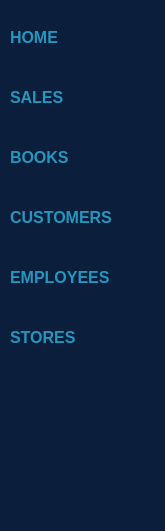
     <widget class="QFrame" name="frm_header_2">
      <property name="geometry">
       <rect>
        <x>0</x>
        <y>58</y>
        <width>165</width>
        <height>531</height>
       </rect>
      </property>
      <property name="minimumSize">
       <size>
        <width>165</width>
        <height>0</height>
       </size>
      </property>
      <property name="maximumSize">
       <size>
        <width>165</width>
        <height>16777215</height>
       </size>
      </property>
      <property name="styleSheet">
       <string notr="true">/* FRAME STYLE */

QFrame{
	background-color:#0b1e3b;
	border-top-left-radius: 0px;
	border-top-right-radius: 0px;
	border-bottom-left-radius: 20px;
	border-bottom-right-radius: 0px;
}

/* BUTTON STYLE */
QPushButton{
	background-color: #0b1e3b;
	color: #2596be;
	border-radius: 5px;
	padding: 8px 10px; /* Adjust the padding for the pop-up effect */
	box-shadow: 2px 2px 5px rgba(0, 0, 0, 0.2); /* Add a box shadow for the pop-up effect */
    text-align: left;
}

QPushButton:hover{
	background-color: qlineargradient(spread:pad, x1:0, y1:0.505682, x2:1, y2:0.477, stop:0 rgba(37, 150, 190, 200), stop:1 rgba(85, 98, 112, 226));
}

QPushButton:pressed{
	padding-left: 8px;
	padding-top: 10px;
	background-color: rgba(105, 118, 132, 200);
	box-shadow: none; /* Remove the box shadow when pressed */
}
</string>
      </property>
      <property name="frameShape">
       <enum>QFrame::StyledPanel</enum>
      </property>
      <property name="frameShadow">
       <enum>QFrame::Raised</enum>
      </property>
      <widget class="QPushButton" name="pushButton">
       <property name="geometry">
        <rect>
         <x>0</x>
         <y>10</y>
         <width>165</width>
         <height>55</height>
        </rect>
       </property>
       <property name="minimumSize">
        <size>
         <width>165</width>
         <height>55</height>
        </size>
       </property>
       <property name="maximumSize">
        <size>
         <width>165</width>
         <height>55</height>
        </size>
       </property>
       <property name="font">
        <font>
         <pointsize>12</pointsize>
         <weight>75</weight>
         <bold>true</bold>
        </font>
       </property>
       <property name="cursor">
        <cursorShape>PointingHandCursor</cursorShape>
       </property>
       <property name="contextMenuPolicy">
        <enum>Qt::NoContextMenu</enum>
       </property>
       <property name="text">
        <string>HOME</string>
       </property>
       <property name="icon">
        <iconset resource="bookstore.qrc">
         <normaloff>:/Icons/home.svg</normaloff>:/Icons/home.svg</iconset>
       </property>
       <property name="iconSize">
        <size>
         <width>40</width>
         <height>40</height>
        </size>
       </property>
      </widget>
      <widget class="QPushButton" name="pushButton_2">
       <property name="geometry">
        <rect>
         <x>0</x>
         <y>70</y>
         <width>165</width>
         <height>55</height>
        </rect>
       </property>
       <property name="minimumSize">
        <size>
         <width>165</width>
         <height>55</height>
        </size>
       </property>
       <property name="maximumSize">
        <size>
         <width>165</width>
         <height>55</height>
        </size>
       </property>
       <property name="font">
        <font>
         <pointsize>12</pointsize>
         <weight>75</weight>
         <bold>true</bold>
        </font>
       </property>
       <property name="cursor">
        <cursorShape>PointingHandCursor</cursorShape>
       </property>
       <property name="text">
        <string>SALES</string>
       </property>
       <property name="icon">
        <iconset resource="bookstore.qrc">
         <normaloff>:/Icons/activity.svg</normaloff>:/Icons/activity.svg</iconset>
       </property>
       <property name="iconSize">
        <size>
         <width>40</width>
         <height>40</height>
        </size>
       </property>
      </widget>
      <widget class="QPushButton" name="pushButton_3">
       <property name="geometry">
        <rect>
         <x>0</x>
         <y>130</y>
         <width>165</width>
         <height>55</height>
        </rect>
       </property>
       <property name="minimumSize">
        <size>
         <width>165</width>
         <height>55</height>
        </size>
       </property>
       <property name="maximumSize">
        <size>
         <width>165</width>
         <height>55</height>
        </size>
       </property>
       <property name="font">
        <font>
         <pointsize>12</pointsize>
         <weight>75</weight>
         <bold>true</bold>
        </font>
       </property>
       <property name="cursor">
        <cursorShape>PointingHandCursor</cursorShape>
       </property>
       <property name="text">
        <string>BOOKS</string>
       </property>
       <property name="icon">
        <iconset resource="bookstore.qrc">
         <normaloff>:/Icons/book.svg</normaloff>:/Icons/book.svg</iconset>
       </property>
       <property name="iconSize">
        <size>
         <width>40</width>
         <height>40</height>
        </size>
       </property>
      </widget>
      <widget class="QPushButton" name="pushButton_4">
       <property name="geometry">
        <rect>
         <x>0</x>
         <y>190</y>
         <width>165</width>
         <height>55</height>
        </rect>
       </property>
       <property name="minimumSize">
        <size>
         <width>165</width>
         <height>55</height>
        </size>
       </property>
       <property name="maximumSize">
        <size>
         <width>165</width>
         <height>55</height>
        </size>
       </property>
       <property name="font">
        <font>
         <pointsize>12</pointsize>
         <weight>75</weight>
         <bold>true</bold>
        </font>
       </property>
       <property name="cursor">
        <cursorShape>PointingHandCursor</cursorShape>
       </property>
       <property name="text">
        <string>CUSTOMERS</string>
       </property>
       <property name="icon">
        <iconset resource="bookstore.qrc">
         <normaloff>:/Icons/shopping-cart.svg</normaloff>:/Icons/shopping-cart.svg</iconset>
       </property>
       <property name="iconSize">
        <size>
         <width>40</width>
         <height>40</height>
        </size>
       </property>
      </widget>
      <widget class="QPushButton" name="pushButton_5">
       <property name="geometry">
        <rect>
         <x>0</x>
         <y>250</y>
         <width>165</width>
         <height>55</height>
        </rect>
       </property>
       <property name="minimumSize">
        <size>
         <width>165</width>
         <height>55</height>
        </size>
       </property>
       <property name="maximumSize">
        <size>
         <width>165</width>
         <height>55</height>
        </size>
       </property>
       <property name="font">
        <font>
         <pointsize>12</pointsize>
         <weight>75</weight>
         <bold>true</bold>
        </font>
       </property>
       <property name="cursor">
        <cursorShape>PointingHandCursor</cursorShape>
       </property>
       <property name="text">
        <string>EMPLOYEES</string>
       </property>
       <property name="icon">
        <iconset resource="bookstore.qrc">
         <normaloff>:/Icons/users.svg</normaloff>:/Icons/users.svg</iconset>
       </property>
       <property name="iconSize">
        <size>
         <width>40</width>
         <height>40</height>
        </size>
       </property>
      </widget>
      <widget class="QPushButton" name="pushButton_6">
       <property name="geometry">
        <rect>
         <x>0</x>
         <y>310</y>
         <width>165</width>
         <height>55</height>
        </rect>
       </property>
       <property name="minimumSize">
        <size>
         <width>165</width>
         <height>55</height>
        </size>
       </property>
       <property name="maximumSize">
        <size>
         <width>165</width>
         <height>55</height>
        </size>
       </property>
       <property name="font">
        <font>
         <pointsize>12</pointsize>
         <weight>75</weight>
         <bold>true</bold>
        </font>
       </property>
       <property name="cursor">
        <cursorShape>PointingHandCursor</cursorShape>
       </property>
       <property name="text">
        <string>STORES</string>
       </property>
       <property name="icon">
        <iconset resource="bookstore.qrc">
         <normaloff>:/Icons/map-pin.svg</normaloff>:/Icons/map-pin.svg</iconset>
       </property>
       <property name="iconSize">
        <size>
         <width>40</width>
         <height>40</height>
        </size>
       </property>
      </widget>
     </widget>
